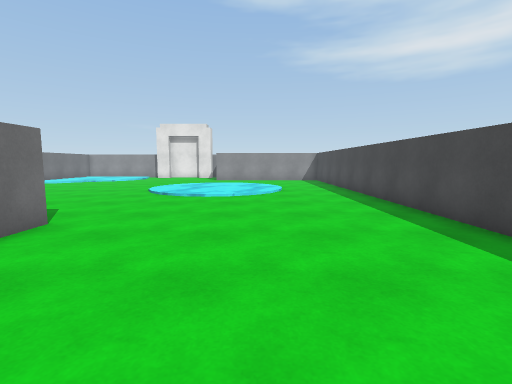
view 1 (above)

16 first-person views from a walk through a scene from a Unity 3-D project. The camera is 1.3 m above the floor, tilts 6° down and sees 85° across. The floor is counted in squares, 1 m on a side. Each view is taken from the middle of a square. On the plan, view 1 faces up. The plan holds only what a view shows up to about 13 squares ahead; the rest is blank. Surface patterns are stand-ins for the level's own textures.

view 2
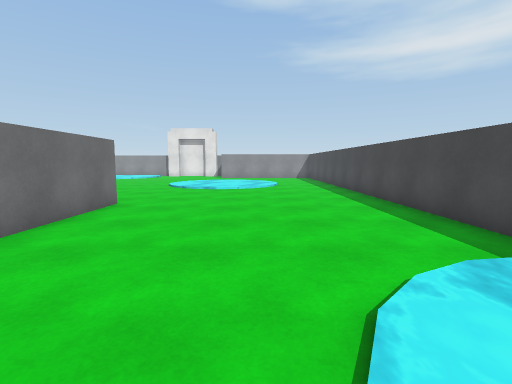

view 3
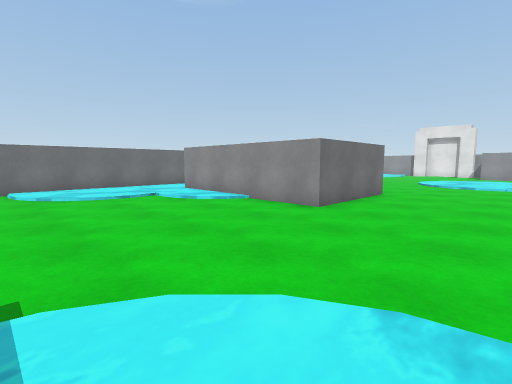

view 4
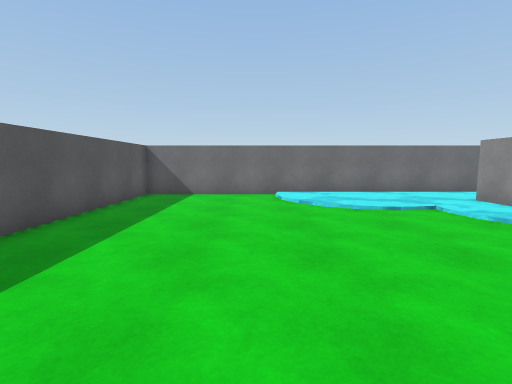

view 5
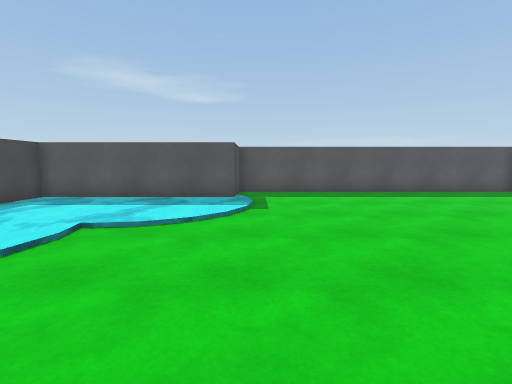

view 6
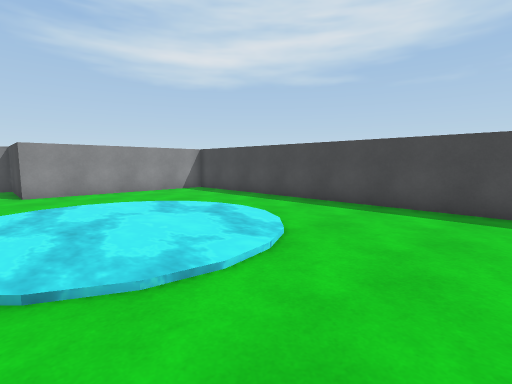

view 7
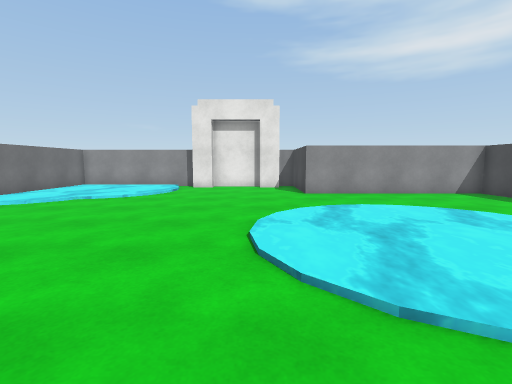

view 8
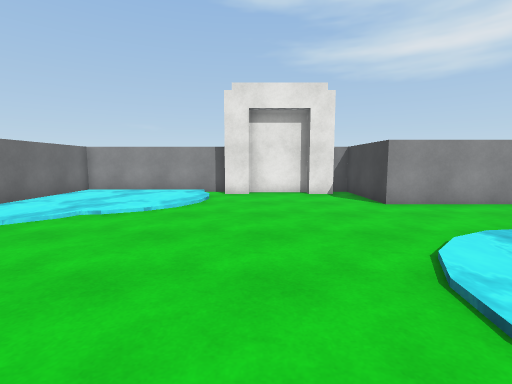

view 9
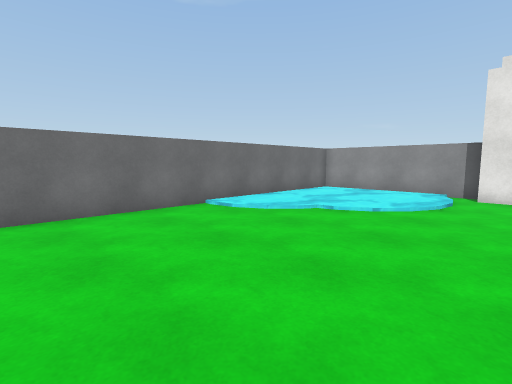

view 10
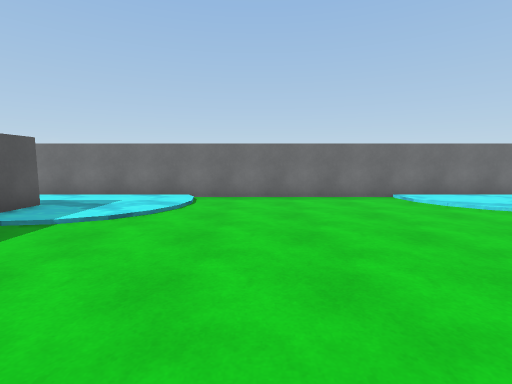

view 11
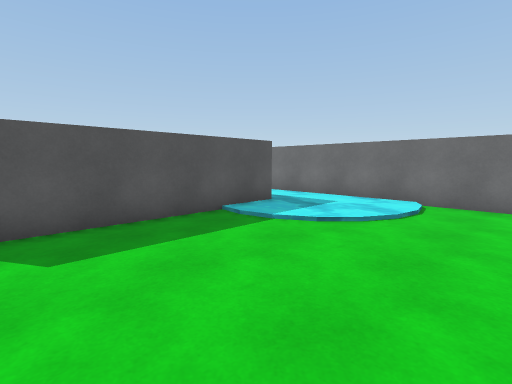

view 12
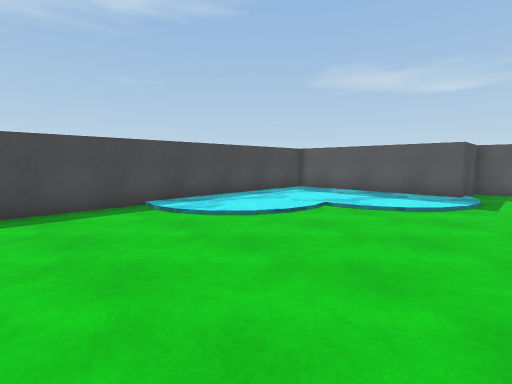

view 13
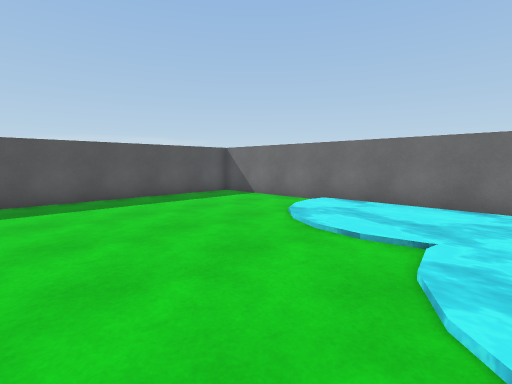

view 14
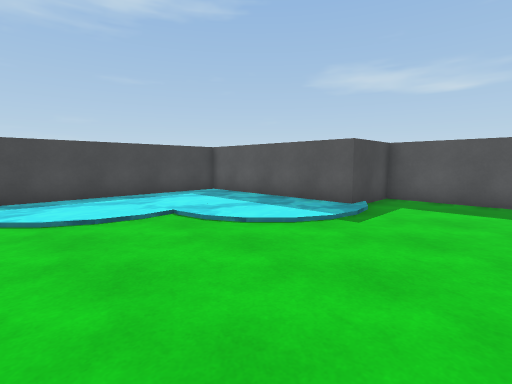

view 15
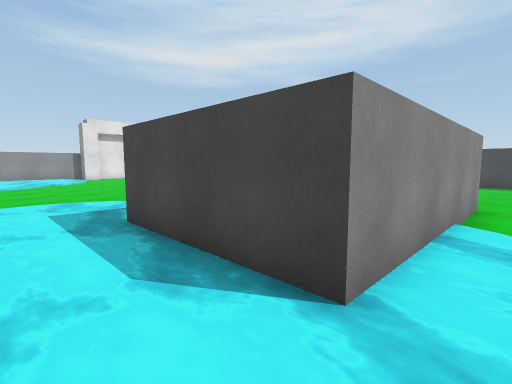

view 16
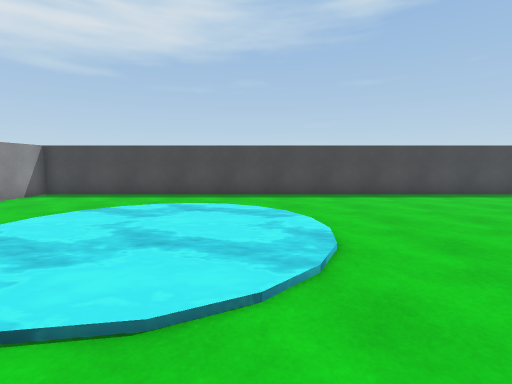

### Floor plan
Key: @ floor where view 1 was taken; # wall or solid block; . floor; ~ water the walk can cross; ≈ water the walk keeps out of.
Columns run from 15 left of view 1 to 5 right of it. Each row starts with its distance up from view 1.
 25 ########
 24 #~~~~~.######
 23 #~~~~~~.....#
 22 #~~~~~~.....#
 21 #~~~~~~.....#########
 20 #~~~~~..............#
 19 #~~~~...............#
 18 #~~.................#
 17 #............~......#
 16 #..........~~~~~....#
 15 #..........~~~~~~...#
 14 #.........~~~~~~~...#
 13 #..........~~~~~~...#
 12 #..........~~~~~....#
 11 #...........~~~.....#
 10 #...................#
  9 #~~~~...............#
  8 #~~~~~..............#
  7 #~~~~~..............#
  6 #~~≈#######.........#
  5 #~~##     #.........#
  4 #~~#      #.........#
  3 #~~#      #.........#
  2 #~~##     #.........#
  1 #~~≈#######.........#
  0 #~~~~~~........@.~~~#
 -1 #~~~~...........~~~~#
 -2 #~~~~...........~~~~#
 -3 #~~~~...........~~~~#
 -4 #~~~..........~~~~~~#
 -5 #~~..........~~~~~~~#
 -6 #............~~~~~~~#
 -7 #............~~~~~~~#
 -8 #............########
 -9 #............#
-10 #............#
-11 ##############

Where each view was taken, in squares from view 1:
view 1: 0 up, 0 right, facing up
view 2: 3 down, 0 right, facing up
view 3: 6 down, 0 right, facing up-left
view 4: 6 down, 3 left, facing left
view 5: 2 up, 3 left, facing down
view 6: 8 up, 4 left, facing up-right
view 7: 9 up, 5 left, facing up
view 8: 12 up, 7 left, facing up
view 9: 12 up, 7 left, facing up-left
view 10: 12 up, 4 left, facing left
view 11: 12 up, 5 left, facing down-left
view 12: 4 up, 4 left, facing down-right
view 13: 0 up, 6 left, facing down-left
view 14: 0 up, 6 left, facing down-right
view 15: 0 up, 14 left, facing up-right
view 16: 12 up, 7 left, facing right
